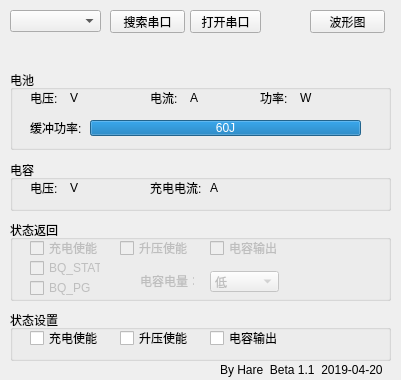
<?xml version="1.0" encoding="UTF-8"?>
<ui version="4.0">
 <class>MainWindow</class>
 <widget class="QMainWindow" name="MainWindow">
  <property name="geometry">
   <rect>
    <x>0</x>
    <y>0</y>
    <width>401</width>
    <height>380</height>
   </rect>
  </property>
  <property name="tabletTracking">
   <bool>false</bool>
  </property>
  <property name="windowTitle">
   <string>MainWindow</string>
  </property>
  <widget class="QWidget" name="centralWidget">
   <widget class="QComboBox" name="portBox">
    <property name="geometry">
     <rect>
      <x>10</x>
      <y>10</y>
      <width>91</width>
      <height>22</height>
     </rect>
    </property>
   </widget>
   <widget class="QPushButton" name="openSerialButton">
    <property name="geometry">
     <rect>
      <x>190</x>
      <y>10</y>
      <width>71</width>
      <height>23</height>
     </rect>
    </property>
    <property name="text">
     <string>打开串口</string>
    </property>
   </widget>
   <widget class="QPushButton" name="searchPortButton">
    <property name="geometry">
     <rect>
      <x>110</x>
      <y>10</y>
      <width>75</width>
      <height>23</height>
     </rect>
    </property>
    <property name="text">
     <string>搜索串口</string>
    </property>
   </widget>
   <widget class="QLabel" name="rxLabel">
    <property name="geometry">
     <rect>
      <x>10</x>
      <y>40</y>
      <width>381</width>
      <height>16</height>
     </rect>
    </property>
    <property name="text">
     <string/>
    </property>
   </widget>
   <widget class="QGroupBox" name="BatGroupBox">
    <property name="geometry">
     <rect>
      <x>10</x>
      <y>70</y>
      <width>381</width>
      <height>80</height>
     </rect>
    </property>
    <property name="title">
     <string>电池</string>
    </property>
    <widget class="QLabel" name="label">
     <property name="geometry">
      <rect>
       <x>20</x>
       <y>20</y>
       <width>31</width>
       <height>16</height>
      </rect>
     </property>
     <property name="text">
      <string>电压:</string>
     </property>
    </widget>
    <widget class="QLabel" name="batVoltageLabel">
     <property name="geometry">
      <rect>
       <x>60</x>
       <y>20</y>
       <width>61</width>
       <height>16</height>
      </rect>
     </property>
     <property name="text">
      <string>V</string>
     </property>
    </widget>
    <widget class="QLabel" name="label_2">
     <property name="geometry">
      <rect>
       <x>140</x>
       <y>20</y>
       <width>31</width>
       <height>16</height>
      </rect>
     </property>
     <property name="text">
      <string>电流:</string>
     </property>
    </widget>
    <widget class="QLabel" name="batCurrentLabel">
     <property name="geometry">
      <rect>
       <x>180</x>
       <y>20</y>
       <width>61</width>
       <height>16</height>
      </rect>
     </property>
     <property name="text">
      <string>A</string>
     </property>
    </widget>
    <widget class="QLabel" name="label_3">
     <property name="geometry">
      <rect>
       <x>250</x>
       <y>20</y>
       <width>31</width>
       <height>16</height>
      </rect>
     </property>
     <property name="text">
      <string>功率:</string>
     </property>
    </widget>
    <widget class="QLabel" name="batPowerLabel">
     <property name="geometry">
      <rect>
       <x>290</x>
       <y>20</y>
       <width>61</width>
       <height>16</height>
      </rect>
     </property>
     <property name="text">
      <string>W</string>
     </property>
    </widget>
    <widget class="QLabel" name="label_4">
     <property name="geometry">
      <rect>
       <x>20</x>
       <y>50</y>
       <width>61</width>
       <height>16</height>
      </rect>
     </property>
     <property name="text">
      <string>缓冲功率:</string>
     </property>
    </widget>
    <widget class="QProgressBar" name="batBuff_progressBar">
     <property name="geometry">
      <rect>
       <x>80</x>
       <y>50</y>
       <width>271</width>
       <height>16</height>
      </rect>
     </property>
     <property name="autoFillBackground">
      <bool>false</bool>
     </property>
     <property name="maximum">
      <number>60</number>
     </property>
     <property name="value">
      <number>60</number>
     </property>
     <property name="textVisible">
      <bool>true</bool>
     </property>
     <property name="invertedAppearance">
      <bool>false</bool>
     </property>
     <property name="format">
      <string>%vJ</string>
     </property>
    </widget>
   </widget>
   <widget class="QGroupBox" name="CapGroupBox_2">
    <property name="geometry">
     <rect>
      <x>10</x>
      <y>160</y>
      <width>381</width>
      <height>51</height>
     </rect>
    </property>
    <property name="title">
     <string>电容</string>
    </property>
    <widget class="QLabel" name="label_5">
     <property name="geometry">
      <rect>
       <x>20</x>
       <y>20</y>
       <width>31</width>
       <height>16</height>
      </rect>
     </property>
     <property name="text">
      <string>电压:</string>
     </property>
    </widget>
    <widget class="QLabel" name="capVoltageLabel">
     <property name="geometry">
      <rect>
       <x>60</x>
       <y>20</y>
       <width>61</width>
       <height>16</height>
      </rect>
     </property>
     <property name="text">
      <string>V</string>
     </property>
    </widget>
    <widget class="QLabel" name="label_6">
     <property name="geometry">
      <rect>
       <x>140</x>
       <y>20</y>
       <width>51</width>
       <height>16</height>
      </rect>
     </property>
     <property name="text">
      <string>充电电流:</string>
     </property>
    </widget>
    <widget class="QLabel" name="capCurrentLabel">
     <property name="geometry">
      <rect>
       <x>200</x>
       <y>20</y>
       <width>61</width>
       <height>16</height>
      </rect>
     </property>
     <property name="text">
      <string>A</string>
     </property>
    </widget>
   </widget>
   <widget class="QGroupBox" name="StatBackGroupBox">
    <property name="geometry">
     <rect>
      <x>10</x>
      <y>220</y>
      <width>381</width>
      <height>81</height>
     </rect>
    </property>
    <property name="title">
     <string>状态返回</string>
    </property>
    <widget class="QCheckBox" name="BQ_EN_checkBox">
     <property name="enabled">
      <bool>false</bool>
     </property>
     <property name="geometry">
      <rect>
       <x>20</x>
       <y>20</y>
       <width>71</width>
       <height>16</height>
      </rect>
     </property>
     <property name="text">
      <string>充电使能</string>
     </property>
     <property name="checked">
      <bool>false</bool>
     </property>
    </widget>
    <widget class="QCheckBox" name="boostEN_checkBox">
     <property name="enabled">
      <bool>false</bool>
     </property>
     <property name="geometry">
      <rect>
       <x>110</x>
       <y>20</y>
       <width>71</width>
       <height>16</height>
      </rect>
     </property>
     <property name="text">
      <string>升压使能</string>
     </property>
     <property name="checked">
      <bool>false</bool>
     </property>
    </widget>
    <widget class="QCheckBox" name="CAP_OUT_checkBox">
     <property name="enabled">
      <bool>false</bool>
     </property>
     <property name="geometry">
      <rect>
       <x>200</x>
       <y>20</y>
       <width>71</width>
       <height>16</height>
      </rect>
     </property>
     <property name="tabletTracking">
      <bool>false</bool>
     </property>
     <property name="text">
      <string>电容输出</string>
     </property>
     <property name="checkable">
      <bool>true</bool>
     </property>
     <property name="checked">
      <bool>false</bool>
     </property>
    </widget>
    <widget class="QCheckBox" name="BQ_PG_checkBox">
     <property name="enabled">
      <bool>false</bool>
     </property>
     <property name="geometry">
      <rect>
       <x>20</x>
       <y>60</y>
       <width>71</width>
       <height>16</height>
      </rect>
     </property>
     <property name="text">
      <string>BQ_PG</string>
     </property>
     <property name="checked">
      <bool>false</bool>
     </property>
    </widget>
    <widget class="QCheckBox" name="BQ_STAT_checkBox">
     <property name="enabled">
      <bool>false</bool>
     </property>
     <property name="geometry">
      <rect>
       <x>20</x>
       <y>40</y>
       <width>71</width>
       <height>16</height>
      </rect>
     </property>
     <property name="text">
      <string>BQ_STAT</string>
     </property>
     <property name="checked">
      <bool>false</bool>
     </property>
    </widget>
    <widget class="QComboBox" name="cap_statusComboBox">
     <property name="enabled">
      <bool>false</bool>
     </property>
     <property name="geometry">
      <rect>
       <x>200</x>
       <y>51</y>
       <width>69</width>
       <height>21</height>
      </rect>
     </property>
     <item>
      <property name="text">
       <string>低</string>
      </property>
     </item>
     <item>
      <property name="text">
       <string>中</string>
      </property>
     </item>
     <item>
      <property name="text">
       <string>满</string>
      </property>
     </item>
    </widget>
    <widget class="QLabel" name="label_7">
     <property name="enabled">
      <bool>false</bool>
     </property>
     <property name="geometry">
      <rect>
       <x>130</x>
       <y>50</y>
       <width>54</width>
       <height>21</height>
      </rect>
     </property>
     <property name="text">
      <string>电容电量：</string>
     </property>
    </widget>
   </widget>
   <widget class="QGroupBox" name="StatSetGroupBox">
    <property name="geometry">
     <rect>
      <x>10</x>
      <y>310</y>
      <width>381</width>
      <height>51</height>
     </rect>
    </property>
    <property name="title">
     <string>状态设置</string>
    </property>
    <widget class="QCheckBox" name="BQ_EN_SetcheckBox">
     <property name="enabled">
      <bool>true</bool>
     </property>
     <property name="geometry">
      <rect>
       <x>20</x>
       <y>20</y>
       <width>71</width>
       <height>16</height>
      </rect>
     </property>
     <property name="text">
      <string>充电使能</string>
     </property>
     <property name="checked">
      <bool>false</bool>
     </property>
    </widget>
    <widget class="QCheckBox" name="boostEN_SetcheckBox">
     <property name="enabled">
      <bool>true</bool>
     </property>
     <property name="geometry">
      <rect>
       <x>110</x>
       <y>20</y>
       <width>71</width>
       <height>16</height>
      </rect>
     </property>
     <property name="text">
      <string>升压使能</string>
     </property>
     <property name="checked">
      <bool>false</bool>
     </property>
    </widget>
    <widget class="QCheckBox" name="CAP_OUT_SetcheckBox">
     <property name="enabled">
      <bool>true</bool>
     </property>
     <property name="geometry">
      <rect>
       <x>200</x>
       <y>20</y>
       <width>71</width>
       <height>16</height>
      </rect>
     </property>
     <property name="tabletTracking">
      <bool>false</bool>
     </property>
     <property name="text">
      <string>电容输出</string>
     </property>
     <property name="checkable">
      <bool>true</bool>
     </property>
     <property name="checked">
      <bool>false</bool>
     </property>
    </widget>
   </widget>
   <widget class="QPushButton" name="pushButton">
    <property name="geometry">
     <rect>
      <x>310</x>
      <y>10</y>
      <width>75</width>
      <height>23</height>
     </rect>
    </property>
    <property name="text">
     <string>波形图</string>
    </property>
   </widget>
   <widget class="QLabel" name="label_8">
    <property name="geometry">
     <rect>
      <x>220</x>
      <y>360</y>
      <width>181</width>
      <height>20</height>
     </rect>
    </property>
    <property name="text">
     <string>By Hare  Beta 1.1  2019-04-20</string>
    </property>
   </widget>
  </widget>
 </widget>
 <layoutdefault spacing="6" margin="11"/>
 <resources/>
 <connections/>
</ui>
